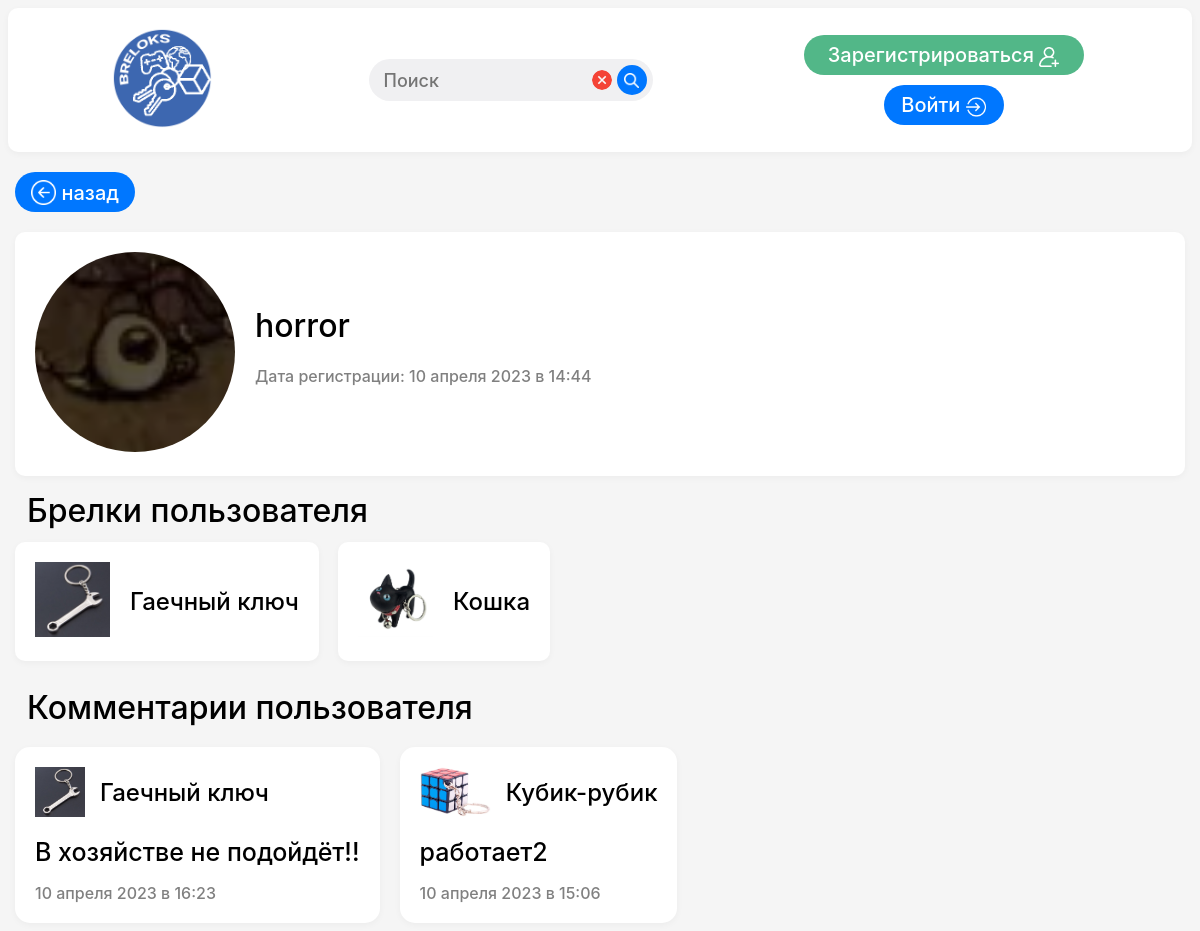
The app's page /user_info?user_id=5 with its own data.
### brelki/models.py (models this page shows)
class User(models.Model):
    id = models.IntegerField(primary_key=True)
    login = models.CharField(max_length=30)
    email = models.EmailField(max_length=30)
    password = models.CharField(max_length=200)
    reg_date = models.DateTimeField(auto_now=True)
    telephone_number = models.CharField(max_length=12, validators=[validate_phone])
    user_img = models.ImageField(upload_to='brelki/uploaded_images/user_images')
    REQUIRED_FIELDS = ('id', 'login', 'email', 'password', 'reg_date')
    class Meta:
        db_table = 'users'

class Keychain(models.Model):
    id = models.IntegerField(primary_key=True)
    title = models.CharField(max_length=30)
    category = models.CharField(max_length=15)
    description = models.CharField(max_length=100)
    user = models.ForeignKey(User, db_column='user_id', on_delete=models.CASCADE)
    img = models.ImageField(max_length=250, upload_to='brelki/uploaded_images/keychain_images/')
    price = models.FloatField()
    class Meta:
        db_table = 'keychains'

class Comment(models.Model):
    id = models.IntegerField(primary_key=True)
    content = models.CharField(max_length=250)
    user = models.ForeignKey(User, db_column='user_id', on_delete=models.CASCADE)
    keychain = models.ForeignKey(Keychain, db_column='keychain_id', on_delete=models.CASCADE)
    create_date = models.DateTimeField(auto_now=True)
    class Meta:
        db_table = 'comments'

### brelki/views.py (the view)
# urls.py: path('user_info', views.user_info),
def user_info(request):
    try:
        logged_user_id = request.session['logged_user_id']
        logged_user_login = User.objects.get(id=logged_user_id).login
        logged_user_img = User.objects.get(id=logged_user_id).user_img
    except:
        logged_user_login = ''
        logged_user_id = ''
        logged_user_img = ''
    context = {"logged_user": {"logged_user_login": logged_user_login,
                               "logged_user_img": logged_user_img,
                               "logged_user_id": logged_user_id},
               "personal_space_user_id": int(request.GET['user_id']),
               "user": User.objects.get(id=int(request.GET['user_id'])),
               "keychains": Keychain.objects.all(),
               "search_form": SearchForm()
               }
    try:
        user_keychains = Keychain.objects.filter(user_id=request.GET['user_id'])
        user_comments = Comment.objects.filter(user_id=request.GET['user_id'])
    except ObjectDoesNotExist:
        user_keychains = {}
        user_comments = {}
    context['user_keychains'] = user_keychains
    context['user_comments'] = user_comments
    return HttpResponse(render(request, 'user_info.html', context))

### brelki/forms.py
class SearchForm(forms.Form):
    search_input_errors = {
        'required': 'Заполните поле'
    }
    search_input = forms.CharField(widget=forms.TextInput(attrs={'placeholder': 'Поиск',
                                                                 'class': 'search_input',
                                                                 'id': 'search_input'}),
                                   error_messages=search_input_errors)

### templates/user_info.html (shortened to what this page needs)
{% load static %}
<!DOCTYPE html>
<html lang="ru">
<head>
    <link rel="stylesheet" href="{% static 'css/style.css' %}">
</head>
<body>
    {% include 'menu_header.html' %}
    <div class="user-info-container">
        <div style="margin-bottom: 20px; margin-top: 20px"> {% include 'back_button.html' %} </div>
        <div class="user-info-block">
            <div class="user-info-block-image">
                <img src="{{ user.user_img }}" class="user-avatar-max">
            </div>
            <div class="user-info-block-data">
                <h1>{{ user.login }}</h1>
                <p class="user-info-reg-date">Дата регистрации: {{ user.reg_date|date:'j E Y в H:i' }}</p>
            </div>
        </div>
        <h1 class="user-info-category-title">Брелки пользователя</h1>
            {% if user_keychains %}
                {% for keychain in user_keychains %}
                    <div class="user-info-keychain">
                        <div class="user-info-keychain-image">
                            <a href="keychain?id={{ keychain.id }}">
                                <img src="{{ keychain.img }}" height="75px">
                            </a>
                        </div>
                        <div class="user-info-keychain-data">
                            <h2>{{ keychain.title }}</h2>
                        </div>
                    </div>
                {% endfor %}
            {% else %}
                <h1 style="color: #dd5353">Нету брелков на продажу</h1>
            {% endif %}
            <h1 class="user-info-category-title">Комментарии пользователя</h1>
            {% if user_comments %}
            <div class="comment-section">
                {% for comment in user_comments %}
                    <a href="keychain?id={{ comment.keychain_id }}#comments">
                        <div class="comment">
                            <div class="comment-content">
                                <img src="{{ comment.keychain.img }}" height="50px">
                                <h2>{{ comment.keychain.title }}</h2>
                            </div>
                            <p class="comment-text">{{ comment.content }}</p>
                            <p class="comment-creation-time">
                                {{ comment.create_date|date:'j E Y в H:i' }}
                            </p>
                        </div>
                    </a>
                {% endfor %}
            </div>
        {% else %}
                <h1 style="color: #dd5353">У пользователя нету комментариев</h1>
        {% endif %}
    </div>
</body>
</html>

### templates/menu_header.html (shortened to what this page needs)
{% load static %}
<!DOCTYPE html>
<html lang="ru">
<head>
    <link rel="stylesheet" href="{% static 'css/style.css' %}">
</head>
<div class="menu">
    <a href="/"><img src="{% static 'img/breloks.png' %}" width="100" height="100" class="logo img_unselectable"></a>
    <form method="get" class="search-form" action="search">
        <div class="search-block">
            {{ search_form.search_input }}
            <img src="{% static 'img/remove.png' %}"
                 onclick="document.getElementById('search_input').value = ''"
                 height="20px" width="20px"
                 class="clear-search-input" title="Очистить">
            <button class="search-button" type="submit">
                <img src="{% static 'img/search.png' %}" width="15px" height="15px" title="Искать">
            </button>
        </div>
    </form>
    <div class="user-actions">
        {% if not logged_user.logged_user_id %}
        <div class="user-actions_buttons">
            <button class="user-actions_button registration-button">
                <a href="registration"><span>Зарегистрироваться</span></a>
                <img src="{% static 'img/add-user.png' %}" width="20px" height="20px">
            </button>
            <button class="log_in_button user-actions_button">
                <a href="login"><span>Войти</span></a>
                <img src="{% static 'img/enter.png' %}" width="20px" height="20px">
            </button>
        </div>
        {% endif %}
    </div>
</div>

### templates/back_button.html (shortened to what this page needs)
{% load static %}
<!DOCTYPE html>
<html lang="ru">
<head>
</head>
<body>
    <button onclick="window.history.go(-1); return false;" type="submit" class="user-actions_button back-button">
        <img src="{% static '/img/back.png' %}" alt="кнопка назад" width="25px" height="25px">
        <span>назад</span>
    </button>
</body>
</html>

### brelki/static/css/style.css (style rules this page uses)
body { font-family: "Inter Medium", sans-serif; background-color: whitesmoke; }
a { text-decoration: none; color: black; }
a span { color: white; }
.img_unselectable { pointer-events: none; }
.menu { display: flex; justify-content: space-around; align-items: center; flex-direction: row; margin: auto; padding: 20px 0 20px; border-color: black; border-radius: 10px; background-color: #fff; box-shadow: 0 2px 7px 0 rgba(0, 0, 0, .04); max-width: 1440px; }
.user-actions { display: flex; flex-direction: row; flex-wrap: wrap; }
.user-actions_buttons { display: flex; flex-direction: column; align-items: center; gap: 10px; }
.logo { margin-left: 25px; }
.registration-button { background-color: #52b788 !important; width: 280px; }
.log_in_button { background-color: #0077FF !important; width: 120px; }
.user-actions_button { font-family: "Inter Medium", sans-serif; color: white; height: 40px; font-size: 20px; border-radius: 25px; border: none; text-align: center; text-align-all: center; padding-left: 5px; padding-right: 5px; vertical-align: middle; }
.user-actions_button > img, .user-actions_button > span { vertical-align: middle; }
.user-actions_buttons { margin-right: 30px; }
.comment-section { display: flex; flex-direction: row; margin-top: 20px; gap: 20px; flex-wrap: wrap; }
.comment { display: inline-block; border-radius: 15px; padding: 20px; border-color: black; background-color: #fff; box-shadow: 0 2px 7px 0 rgba(0, 0, 0, .04); width: auto; height: min-content; max-width: 1440px; }
.comment-content { display: flex; flex-direction: row; justify-content: start; align-items: center; gap: 15px; }
.comment h2 { margin: 0; }
.comment-text { font-size: 25px; margin-top: 20px; margin-bottom: 0; }
.comment-creation-time { color: gray; margin-bottom: 0; }
button { cursor: pointer; }
.search-block { display: flex; flex-direction: row; align-items: center; }
.search-form { margin-bottom: 0; }
input[id=search_input] { width: 200px; font-family: "Inter Medium", sans-serif; font-size: 18px; background-color: #f0f0f2; border: none; border-radius: 50px; height: 40px; padding-left: 15px; margin-right: 5px; padding-right: 69px; }
.search-button { background-color: #0077FF; border: none; width: 30px; border-radius: 50%; height: 30px; }
.search-button > img { vertical-align: middle; }
.clear-search-input { border-radius: 50%; margin-left: -66px; margin-right: 5px; cursor: pointer; }
.user-info-container { max-width: 1170px; margin-left: auto; margin-right: auto; }
.user-info-category-title { margin: 12px; }
.user-info-block { display: flex; flex-direction: row; align-items: center; border-color: black; border-radius: 10px; background-color: #fff; box-shadow: 0 2px 7px 0 rgba(0, 0, 0, .04); margin-bottom: 15px; padding: 20px; }
.user-info-block-data { display: flex; flex-direction: column; margin-left: 20px; align-items: start; justify-content: center; gap: 5px; }
.user-info-block-data h1 { text-align: start; margin: 0; }
.user-avatar-max { border-radius: 50%; object-fit: cover; height: 200px; width: 200px; }
.user-info-reg-date { color: gray; }
.user-info-keychain { display: inline-flex; flex-direction: row; justify-content: center; align-items: center; gap: 20px; border-color: black; border-radius: 10px; background-color: #fff; box-shadow: 0 2px 7px 0 rgba(0, 0, 0, .04); padding: 20px; margin-right: 15px; margin-bottom: 15px; }
.user-info-keychain-data { display: flex; justify-content: center; flex-direction: column; gap: 10px; }
.user-info-keychain-data h2, h3 { margin: 0; }
.back-button { background-color: #0077FF; width: 120px; }
.back-button > img, .back-button > span { vertical-align: middle; }

### records on screen
User: user_img (picture), login "horror", reg_date "10 апреля 2023 в 14:44"
Keychain: img (picture), title "Гаечный ключ"
Keychain: img (picture), title "Кошка"
Comment: keychain.img (picture), keychain "Гаечный ключ", content "В хозяйстве не подойдёт!!", create_date "10 апреля 2023 в 16:23"
Comment: keychain.img (picture), keychain "Кубик-рубик", content "работает2", create_date "10 апреля 2023 в 15:06"
